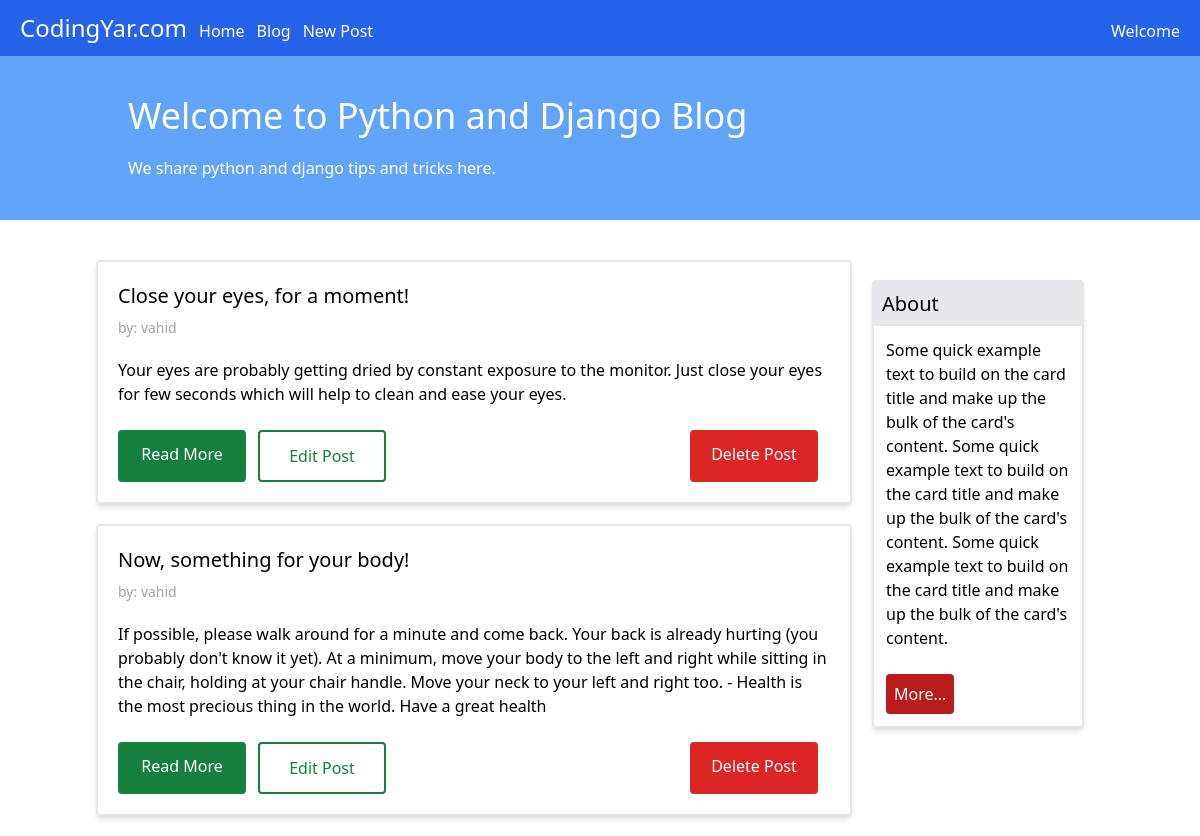
Screenshot of /blog/ with the database file from the repository.
### blog/models.py (models this page shows, shortened)
class Post(models.Model):
    STATUS_CHOICES = (('pub', 'publish'), ('drf', 'draft'))
    title = models.CharField(max_length=100)
    text = models.TextField()
    author = models.ForeignKey(User, on_delete=models.CASCADE)
    datetime_created = models.DateTimeField(auto_now_add=True)
    datetime_modified = models.DateTimeField(auto_now=True)
    status = models.CharField(choices=STATUS_CHOICES, max_length=3)

### blog/views.py (the view)
# urls.py: path('', views.PostListView, name='posts_list' ),
def PostListView(request):
    posts = Post.objects.filter(status='pub').order_by('-datetime_modified')
    return render(request, 'blog/posts_list.html', {'posts':posts} )

### blog/templates/blog/posts_list.html (shortened to what this page needs)
{% extends '_base.html' %}
{% load static %}
{% block css %}
<link rel="stylesheet" href="{% static 'blog/posts_list.css' %}">
{% endblock css %}
{% block content %}
<main class="flex pt-10 px-24">
    <div class="w-3/4">
        {% for post in posts %}
        <div class="p-5 border-2 rounded shadow-md mb-5">
            <h3 class="text-xl mb-2">{{ post.title}}</h3>
            <p class="text-gray-400 text-sm mb-5">by: {{ post.author }}</p>
            <p class="mb-6">{{ post.text }}</p>
            <div class="flex relative ">
                <a href="{% url 'post_detail' post.id %}"
                    class="text-white rounded bg-green-700 py-3 w-32 text-center hover:bg-green-600 mr-3">
                    Read More
                </a>
                <a href="#"
                    class=" text-green-700 rounded bg-white py-3 w-32 text-center hover:bg-green-100 border-2 border-green-700">
                    Edit Post
                </a>
                <a href="#" class="ml-auto text-white rounded bg-red-600 py-3 w-32 text-center hover:bg-red-400 mr-3">
                    Delete Post
                </a>
            </div>
        </div>
        {% endfor %}
    </div>
    <aside class="w-1/4 p-5">
        <div class="shadow-md border-2 rounded">
            <div class="bg-gray-200 p-2 text-xl">About</div>
            <div class="p-3">
                <p class="mb-6">
                    Some quick example text to build on the card title and make up the
                    bulk of the card's content. Some quick example text to build on
                    the card title and make up the bulk of the card's content. Some
                    quick example text to build on the card title and make up the bulk
                    of the card's content.
                </p>
                <button
                    class="text-white rounded bg-red-700 p-2 hover:bg-red-600 focus:ring-4 focus:ring-red-200 focus:outline-none">
                    More...
                </button>
            </div>
        </div>
    </aside>
</main>{% endblock content %}

### templates/_base.html (shortened to what this page needs)
<!DOCTYPE html>
<html lang="en">
  <head>
    {% block css %}
    {% endblock css %}
  </head>
  <body>
    <div class="px-5 bg-blue-600 py-3 text-white">
      <ul class="flex relative gap-3 items-baseline">
        <li class="text-2xl hover:text-gray-300">
          <a href="#">CodingYar.com</a>
        </li>
        <li class="hover:text-gray-300"><a href="#">Home</a></li>
        <li class="hover:text-gray-300"><a href="{% url 'posts_list' %}">Blog</a></li>
        <li><a href="#">New Post</a></li>
              <li class="ml-auto">Welcome</li>
      </ul>
    </div>
    <header class="bg-blue-400 text-white px-32 py-10">
      <h1 class="text-4xl mb-5">Welcome to Python and Django Blog</h1>
      <p class="">We share python and django tips and tricks here.</p>
    </header>
    {% block content %}
    {% endblock content %}
  </body>
</html>

### blog/static/blog/posts_list.css (style rules this page uses)
html, :host { line-height: 1.5; -webkit-text-size-adjust: 100%; -moz-tab-size: 4; -o-tab-size: 4; tab-size: 4; font-family: ui-sans-serif, system-ui, sans-serif, "Apple Color Emoji", "Segoe UI Emoji", "Segoe UI Symbol", "Noto Color Emoji"; font-feature-settings: normal; font-variation-settings: normal; -webkit-tap-highlight-color: transparent; }
body { margin: 0; line-height: inherit; }
h1, h2, h3, h4, h5, h6 { font-size: inherit; font-weight: inherit; }
a { color: inherit; text-decoration: inherit; }
button, input, optgroup, select, textarea { font-family: inherit; font-feature-settings: inherit; font-variation-settings: inherit; font-size: 100%; font-weight: inherit; line-height: inherit; color: inherit; margin: 0; padding: 0; }
button, select { text-transform: none; }
button, [type='button'], [type='reset'], [type='submit'] { -webkit-appearance: button; background-color: transparent; background-image: none; }
blockquote, dl, dd, h1, h2, h3, h4, h5, h6, hr, figure, p, pre { margin: 0; }
ol, ul, menu { list-style: none; margin: 0; padding: 0; }
button, [role="button"] { cursor: pointer; }
.relative { position: relative; }
.mb-2 { margin-bottom: 0.5rem; }
.mb-5 { margin-bottom: 1.25rem; }
.mb-6 { margin-bottom: 1.5rem; }
.ml-auto { margin-left: auto; }
.mr-3 { margin-right: 0.75rem; }
.flex { display: flex; }
.w-1\/4 { width: 25%; }
.w-3\/4 { width: 75%; }
.w-32 { width: 8rem; }
.items-baseline { align-items: baseline; }
.gap-3 { gap: 0.75rem; }
.rounded { border-radius: 0.25rem; }
.border-2 { border-width: 2px; }
.border-green-700 { --tw-border-opacity: 1; border-color: rgb(21 128 61 / var(--tw-border-opacity)); }
.bg-blue-400 { --tw-bg-opacity: 1; background-color: rgb(96 165 250 / var(--tw-bg-opacity)); }
.bg-blue-600 { --tw-bg-opacity: 1; background-color: rgb(37 99 235 / var(--tw-bg-opacity)); }
.bg-gray-200 { --tw-bg-opacity: 1; background-color: rgb(229 231 235 / var(--tw-bg-opacity)); }
.bg-green-700 { --tw-bg-opacity: 1; background-color: rgb(21 128 61 / var(--tw-bg-opacity)); }
.bg-red-600 { --tw-bg-opacity: 1; background-color: rgb(220 38 38 / var(--tw-bg-opacity)); }
.bg-red-700 { --tw-bg-opacity: 1; background-color: rgb(185 28 28 / var(--tw-bg-opacity)); }
.bg-white { --tw-bg-opacity: 1; background-color: rgb(255 255 255 / var(--tw-bg-opacity)); }
.p-2 { padding: 0.5rem; }
.p-3 { padding: 0.75rem; }
.p-5 { padding: 1.25rem; }
.px-24 { padding-left: 6rem; padding-right: 6rem; }
.px-32 { padding-left: 8rem; padding-right: 8rem; }
.px-5 { padding-left: 1.25rem; padding-right: 1.25rem; }
.py-10 { padding-top: 2.5rem; padding-bottom: 2.5rem; }
.py-3 { padding-top: 0.75rem; padding-bottom: 0.75rem; }
.pt-10 { padding-top: 2.5rem; }
.text-center { text-align: center; }
.text-2xl { font-size: 1.5rem; line-height: 2rem; }
.text-4xl { font-size: 2.25rem; line-height: 2.5rem; }
.text-sm { font-size: 0.875rem; line-height: 1.25rem; }
.text-xl { font-size: 1.25rem; line-height: 1.75rem; }
.text-gray-400 { --tw-text-opacity: 1; color: rgb(156 163 175 / var(--tw-text-opacity)); }
.text-green-700 { --tw-text-opacity: 1; color: rgb(21 128 61 / var(--tw-text-opacity)); }
.text-white { --tw-text-opacity: 1; color: rgb(255 255 255 / var(--tw-text-opacity)); }
.shadow-md { --tw-shadow: 0 4px 6px -1px rgb(0 0 0 / 0.1), 0 2px 4px -2px rgb(0 0 0 / 0.1); --tw-shadow-colored: 0 4px 6px -1px var(--tw-shadow-color), 0 2px 4px -2px var(--tw-shadow-color); box-shadow: var(--tw-ring-offset-shadow, 0 0 #0000), var(--tw-ring-shadow, 0 0 #0000), var(--tw-shadow); }

### rows the page displays
Post: title "Close your eyes, for a moment!", author "vahid", text "Your eyes are probably getting dried by constant exposure to the monitor. Just close your eyes for few seconds which will help to clean and ease your eyes."
Post: title "Now, something for your body!", author "vahid", text "If possible, please walk around for a minute and come back. Your back is already hurting (you probably don't know it yet). At a minimum, move your body to the left and right while sitting in the chair, holding at your chair handle. Move your neck to your left and right too. - Health is the most precious thing in the world. Have a great health"
